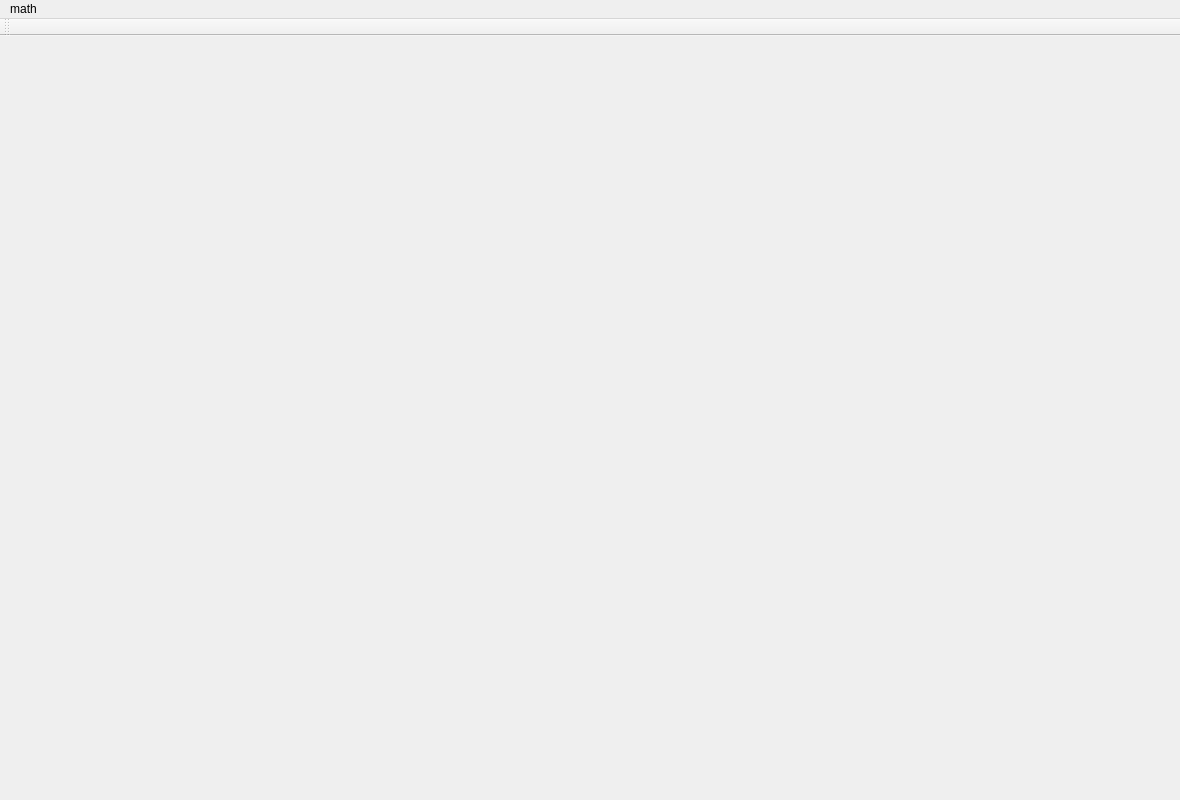
<?xml version="1.0" encoding="UTF-8"?>
<ui version="4.0">
 <class>MainWindow</class>
 <widget class="QMainWindow" name="MainWindow">
  <property name="geometry">
   <rect>
    <x>0</x>
    <y>0</y>
    <width>1180</width>
    <height>800</height>
   </rect>
  </property>
  <property name="minimumSize">
   <size>
    <width>1180</width>
    <height>800</height>
   </size>
  </property>
  <property name="maximumSize">
   <size>
    <width>1180</width>
    <height>800</height>
   </size>
  </property>
  <property name="cursor">
   <cursorShape>ArrowCursor</cursorShape>
  </property>
  <property name="windowTitle">
   <string>MainWindow</string>
  </property>
  <widget class="QWidget" name="centralWidget">
   <widget class="QWidget" name="gridLayoutWidget">
    <property name="geometry">
     <rect>
      <x>10</x>
      <y>10</y>
      <width>731</width>
      <height>651</height>
     </rect>
    </property>
    <layout class="QGridLayout" name="gridLayout"/>
   </widget>
  </widget>
  <widget class="QMenuBar" name="menuBar">
   <property name="geometry">
    <rect>
     <x>0</x>
     <y>0</y>
     <width>1180</width>
     <height>22</height>
    </rect>
   </property>
   <widget class="QMenu" name="menumath">
    <property name="title">
     <string>math</string>
    </property>
    <addaction name="separator"/>
    <addaction name="separator"/>
   </widget>
   <addaction name="menumath"/>
  </widget>
  <widget class="QToolBar" name="mainToolBar">
   <attribute name="toolBarArea">
    <enum>TopToolBarArea</enum>
   </attribute>
   <attribute name="toolBarBreak">
    <bool>false</bool>
   </attribute>
  </widget>
 </widget>
 <layoutdefault spacing="6" margin="11"/>
 <resources/>
 <connections/>
</ui>
